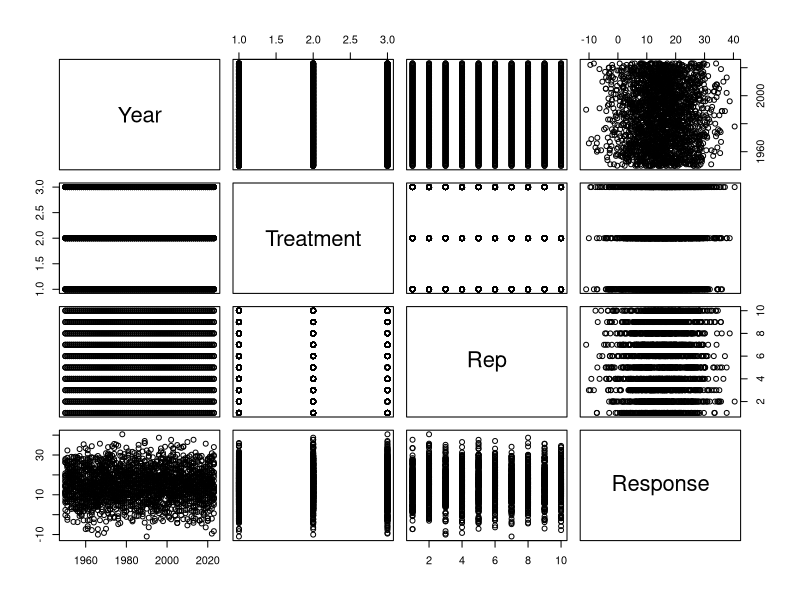
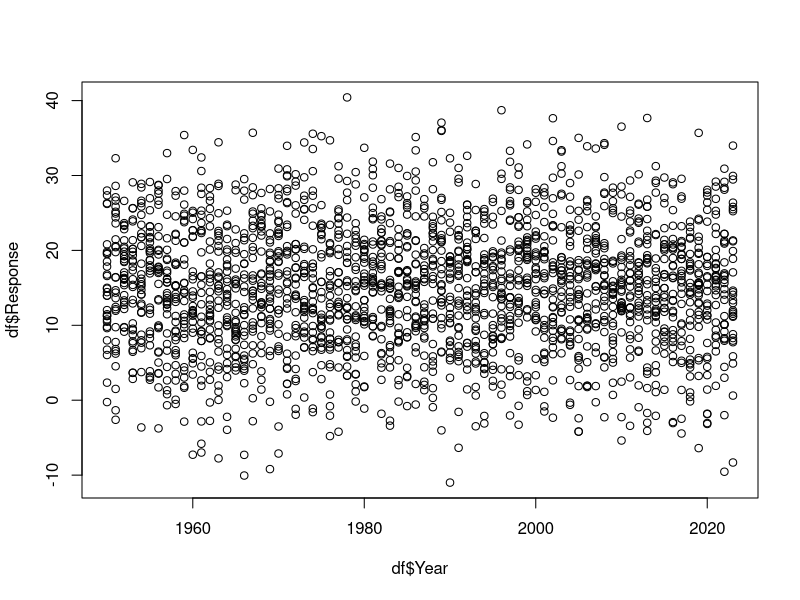
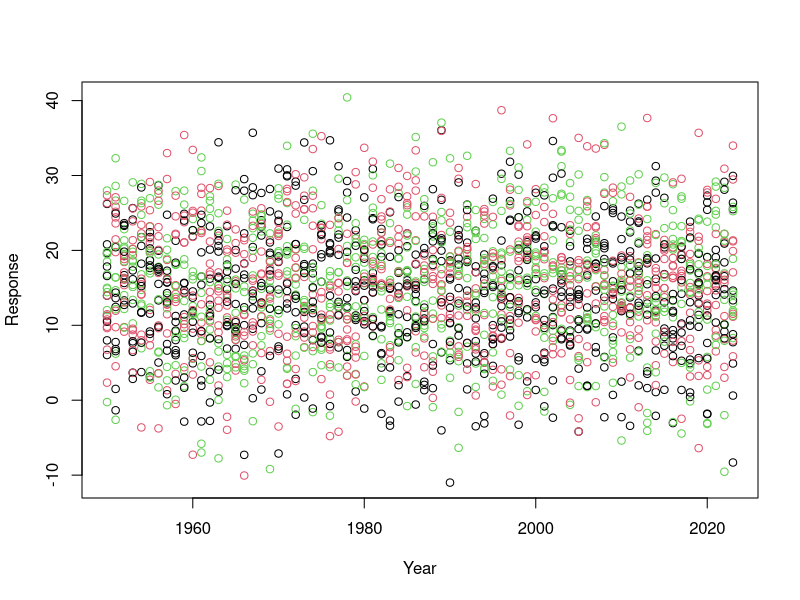
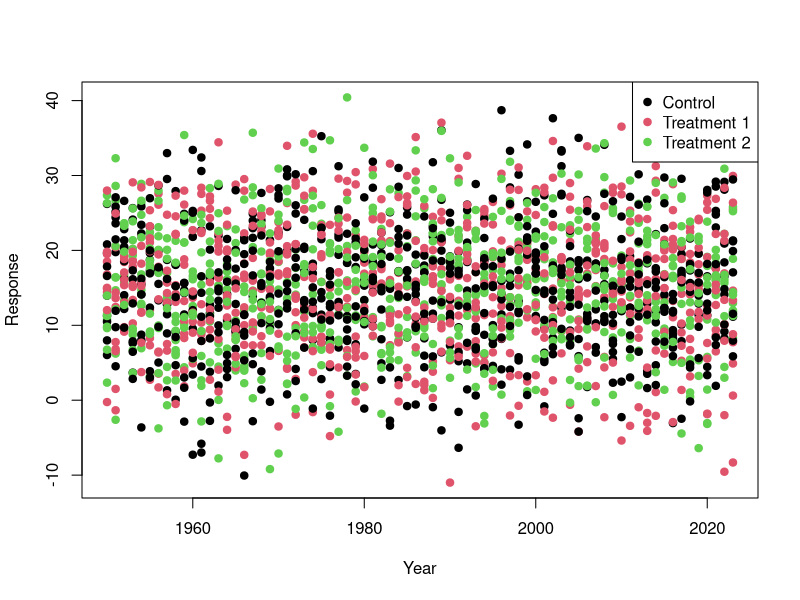
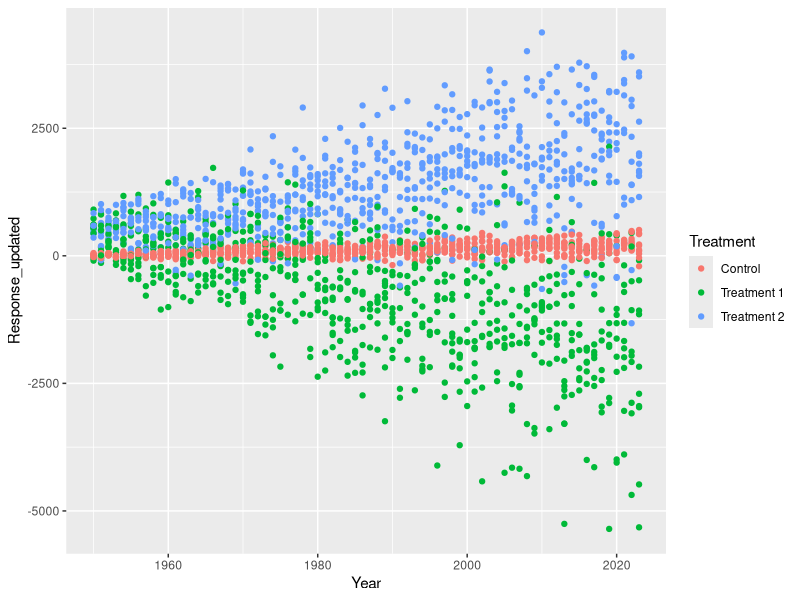
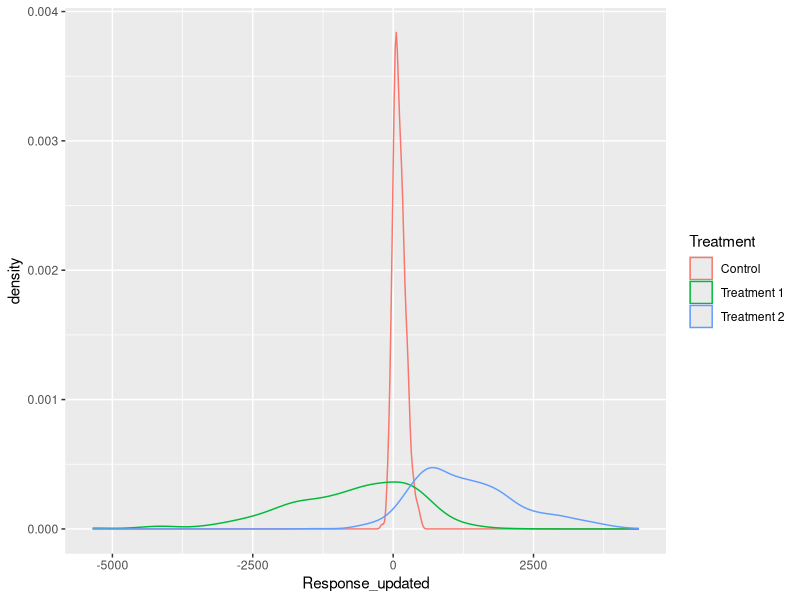
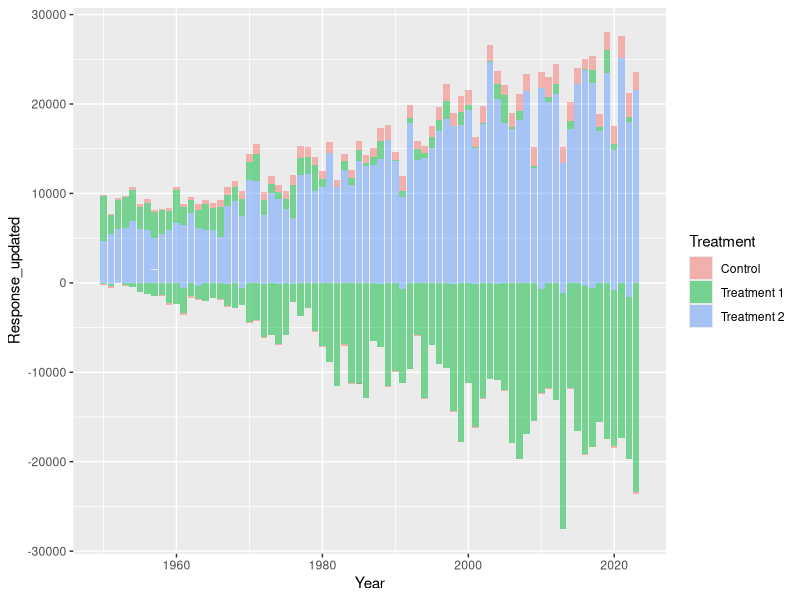
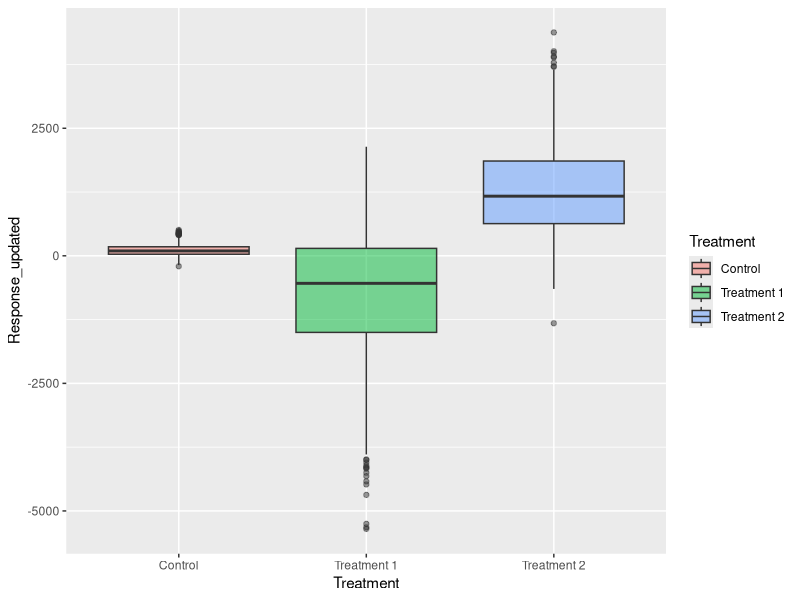

Recreate these plots in R, in order.
## ---- chunk 1

Year <- seq(from=1950,to=2023,by=1)
Treatment <- c("Control","Treatment 1","Treatment 2")
Rep<- seq(from=1,to=10,by=1)

df<-expand.grid(Year=Year,Treatment=Treatment,Rep=Rep)

Response<-rnorm(n=nrow(df),mean = 15,sd=8) 

df$Response<-Response

## ---- chunk 2
plot(df)
## ---- chunk 3
plot(x=df$Year,y=df$Response)
## ---- chunk 4
plot(x=df$Year,
     y=df$Response,
     col=df$Treatment, 
     xlab="Year",
     ylab="Response")
## ---- chunk 5

plot(x=df$Year,
     y=df$Response,
     col=unique(df$Treatment), 
     xlab="Year",
     ylab="Response",
     pch=19)
legend(x = "topright",          # Position
       legend = unique(df$Treatment),  # Legend texts
       col = c(1,2, 3),           # point colors
       pch=19)                    # point type

## ---- chunk 6
library(tidyverse)

df_1<-df %>% 
  mutate(Response_updated=case_when(
    Treatment=="Control"~jitter(Response)*((Year-1930)/5)-50,
    Treatment=="Treatment 1"~jitter(Response)*((Year-1930)*-2)+1000,
    Treatment=="Treatment 2"~jitter(Response)*((Year-1930)*1.5)-4))

## ---- chunk 7
df_1_summary<-df_1 %>% 
  group_by(Treatment) %>% 
  summarise(MeanResponse=mean(Response_updated),
            SDResponse=sd(Response_updated))

df_1_summary

df_1_summary_year<-df_1 %>% 
  group_by(Treatment,Year) %>% 
  summarise(MeanResponse=mean(Response_updated),
            SDResponse=sd(Response_updated))

df_1_summary_year
## ---- chunk 8
ggplot(data=df_1,
       mapping=aes(x=Year,
                   y=Response_updated,
                   colour=Treatment))+
  geom_point()

## ---- chunk 9
ggplot(df_1,aes(x=Response_updated,colour=Treatment))+
  geom_density()

ggplot(df_1,aes(x=Year,y=Response_updated,fill=Treatment))+
  geom_col(alpha=0.5)

ggplot(df_1,aes(x=Treatment,y=Response_updated,fill=Treatment))+
  geom_boxplot(alpha=0.5)

## ---- chunk 10
ggplot()+
  geom_point(data=df_1,mapping=aes(x=Year,y=Response_updated,colour=Treatment),
             alpha=0.4)+
  geom_ribbon(data=df_1_summary_year,mapping=aes(x=Year,ymax=MeanResponse+SDResponse,
                                                 ymin=MeanResponse-SDResponse,fill=Treatment),
              alpha=0.4)+
  geom_line(data=df_1_summary_year,mapping=aes(x=Year,y=MeanResponse,colour=Treatment))
## ---- chunk 11
ggplot()+
  geom_point(data=df_1,mapping=aes(x=Year,y=Response_updated,colour=Treatment),
             alpha=0.4)+
  geom_ribbon(data=df_1_summary_year,mapping=aes(x=Year,ymax=MeanResponse+SDResponse,
                                                 ymin=MeanResponse-SDResponse,fill=Treatment),
              alpha=0.4)+
  geom_line(data=df_1_summary_year,mapping=aes(x=Year,y=MeanResponse,colour=Treatment))+
  scale_colour_manual(values=c("darkcyan","darkorange","grey30"))+
  scale_fill_manual(values=c("darkcyan","darkorange","grey30"))+
  scale_x_continuous(breaks = c(1955,1982,2010,2023))+ 
  scale_y_reverse()+
  labs(x="Year",y="Response Variable")+
  theme_classic()


## ---- chunk 12
ggplot()+
  geom_point(data=df_1,mapping=aes(x=Year,y=Response_updated,colour=Treatment),
             alpha=0.4)+
  geom_ribbon(data=df_1_summary_year,mapping=aes(x=Year,ymax=MeanResponse+SDResponse,
                                                 ymin=MeanResponse-SDResponse,fill=Treatment),
              alpha=0.4)+
  geom_line(data=df_1_summary_year,mapping=aes(x=Year,y=MeanResponse,colour=Treatment))+
  facet_wrap(~Rep, nrow=2)+
  scale_color_manual(values=c("darkcyan","darkorange","grey30"))+
  scale_fill_manual(values=c("darkcyan","darkorange","grey30"))+
  labs(x="Year",y="Response Variable")+
  theme_classic()
## ---- chunk 13
ggplot()+
  geom_point(data=df_1,mapping=aes(x=Year,y=Response_updated,colour=Treatment),
             alpha=0.4, shape=8)+
  geom_ribbon(data=df_1_summary_year,mapping=aes(x=Year,ymax=MeanResponse+SDResponse,
                                                 ymin=MeanResponse-SDResponse,fill=Treatment),
              alpha=0.4)+
  geom_line(data=df_1_summary_year,mapping=aes(x=Year,y=MeanResponse,colour=Treatment))+
  scale_color_manual(values=c("darkcyan","darkorange","grey30"))+
  scale_fill_manual(values=c("darkcyan","darkorange","grey30"))+
  labs(x="Year",
       y="Response Variable",
       fill="Treatment New Name",
       title= "What a cool plot Title?!", 
       subtitle = "Is it though? The Subtitle is Better.",
       caption= "I think it is cool. So is this Caption."
       )+
  theme_classic()+
  theme(plot.background = element_rect(fill="grey80")
        
        )

ggplot()+
  geom_point(data=df_1,mapping=aes(x=Year,y=Response_updated,colour=Treatment),
             alpha=0.4, shape=8)+
  geom_ribbon(data=df_1_summary_year,mapping=aes(x=Year,ymax=MeanResponse+SDResponse,
                                                 ymin=MeanResponse-SDResponse,fill=Treatment),
              alpha=0.4)+
  geom_line(data=df_1_summary_year,mapping=aes(x=Year,y=MeanResponse,colour=Treatment))+
  scale_color_manual(values=c("darkcyan","darkorange","grey30"))+
  scale_fill_manual(values=c("darkcyan","darkorange","grey30"))+
  labs(x="Year",
       y="Response Variable",
       fill="Treatment New Name",
       title= "What a cool plot Title?!", 
       subtitle = "Is it though? The Subtitle is Better.",
       caption= "I think it is cool. So is this Caption."
       )+
  theme_classic()+
  theme(plot.background = element_rect(fill="grey80"),
        panel.background = element_rect(fill="yellow")
        
        )+
  geom_text(aes(x=1980,y=3000,label="this is text"))

ggplot()+
  geom_point(data=df_1,mapping=aes(x=Year,y=Response_updated,colour=Treatment),
             alpha=0.4, shape=8)+
  geom_ribbon(data=df_1_summary_year,mapping=aes(x=Year,ymax=MeanResponse+SDResponse,
                                                 ymin=MeanResponse-SDResponse,fill=Treatment),
              alpha=0.4)+
  geom_line(data=df_1_summary_year,mapping=aes(x=Year,y=MeanResponse,colour=Treatment))+
  scale_color_manual(values=c("darkcyan","darkorange","grey30"))+
  scale_fill_manual(values=c("darkcyan","darkorange","grey30"))+
  labs(x="Year",
       y="Response Variable",
       fill="Treatment New Name",
       title= "What a cool plot Title?!", 
       subtitle = "Is it though? The Subtitle is Better.",
       caption= "I think it is cool. So is this Caption."
       )+
  theme_classic()+
  theme(plot.background = element_rect(fill="grey80"),
        panel.background = element_rect(fill="yellow"),
        panel.grid.major.x= element_line(colour = "red",linetype = "dotted",linewidth =1)
        
        )+
  geom_text(aes(x=1980,y=3000,label="this is text"))+
  geom_label(aes(x=1980,y=4000,label="this is a label (has a background)"), colour="purple", fill="navyblue")

ggplot()+
  geom_point(data=df_1,mapping=aes(x=Year,y=Response_updated,colour=Treatment),
             alpha=0.4, shape=8)+
  geom_ribbon(data=df_1_summary_year,mapping=aes(x=Year,ymax=MeanResponse+SDResponse,
                                                 ymin=MeanResponse-SDResponse,fill=Treatment),
              alpha=0.4)+
  geom_line(data=df_1_summary_year,mapping=aes(x=Year,y=MeanResponse,colour=Treatment))+
  scale_color_manual(values=c("darkcyan","darkorange","grey30"))+
  scale_fill_manual(values=c("darkcyan","darkorange","grey30"))+
  labs(x="Year",
       y="Response Variable",
       fill="Treatment New Name",
       title= "What a cool plot Title?!", 
       subtitle = "Is it though? The Subtitle is Better.",
       caption= "I think it is cool. So is this Caption."
       )+
  theme_classic()+
  theme(plot.background = element_rect(fill="grey80"),
        panel.background = element_rect(fill="yellow"),
        panel.grid.major.x= element_line(colour = "red",linetype = "dotted",linewidth =1),
        panel.grid.major.y= element_line(colour = "green",linetype = "dotdash",linewidth =2)
        
        )+
  geom_text(aes(x=1980,y=3000,label="this is text"))+
  geom_label(aes(x=1980,y=4000,label="this is a label (has a background)"), colour="purple", fill="navyblue")+
  geom_segment(aes(x=1960,xend=2020,y=2500,yend=-2500))


ggplot()+
  geom_point(data=df_1,mapping=aes(x=Year,y=Response_updated,colour=Treatment),
             alpha=0.4, shape=8)+
  geom_ribbon(data=df_1_summary_year,mapping=aes(x=Year,ymax=MeanResponse+SDResponse,
                                                 ymin=MeanResponse-SDResponse,fill=Treatment),
              alpha=0.4)+
  geom_line(data=df_1_summary_year,mapping=aes(x=Year,y=MeanResponse,colour=Treatment))+
  scale_color_manual(values=c("darkcyan","darkorange","grey30"))+
  scale_fill_manual(values=c("darkcyan","darkorange","grey30"))+
  labs(x="Year",
       y="Response Variable",
       fill="Treatment New Name",
       title= "What a cool plot Title?!", 
       subtitle = "Is it though? The Subtitle is Better.",
       caption= "I think it is cool. So is this Caption."
       )+
  theme_classic()+
  theme(plot.background = element_rect(fill="grey80"),
        panel.background = element_rect(fill="yellow"),
        panel.grid.major.x= element_line(colour = "red",linetype = "dotted",linewidth =1),
        panel.grid.major.y= element_line(colour = "green",linetype = "dotdash",linewidth =2),
        panel.grid.minor.x= element_line(colour = "blue",linetype = "solid",linewidth =3),
        panel.grid.minor.y= element_line(colour = "pink",linetype = "solid",linewidth =2.5)
        
        )+
  geom_text(aes(x=1980,y=3000,label="this is text"))+
  geom_label(aes(x=1980,y=4000,label="this is a label (has a background)"), colour="purple", fill="navyblue")+
  geom_segment(aes(x=1960,xend=2020,y=2500,yend=-2500))


